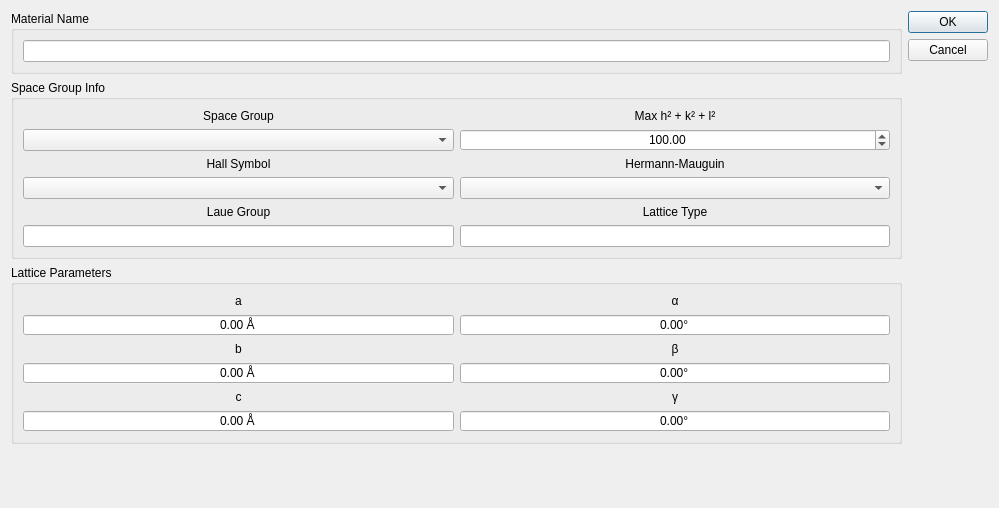
<?xml version="1.0" encoding="UTF-8"?>
<ui version="4.0">
 <class>Dialog</class>
 <widget class="QDialog" name="Dialog">
  <property name="geometry">
   <rect>
    <x>0</x>
    <y>0</y>
    <width>999</width>
    <height>508</height>
   </rect>
  </property>
  <property name="windowTitle">
   <string>Add Material</string>
  </property>
  <property name="styleSheet">
   <string notr="true">QDoubleSpinBox:disabled {background-color: LightGray;}
</string>
  </property>
  <layout class="QHBoxLayout" name="horizontalLayout_2">
   <item>
    <layout class="QVBoxLayout" name="verticalLayout">
     <item>
      <widget class="QGroupBox" name="material_name_group">
       <property name="title">
        <string>Material Name</string>
       </property>
       <layout class="QVBoxLayout" name="verticalLayout_2">
        <item>
         <widget class="QLineEdit" name="material_name"/>
        </item>
       </layout>
      </widget>
     </item>
     <item>
      <widget class="QGroupBox" name="space_group_info_group">
       <property name="font">
        <font>
         <weight>50</weight>
         <bold>false</bold>
        </font>
       </property>
       <property name="title">
        <string>Space Group Info</string>
       </property>
       <layout class="QGridLayout" name="gridLayout">
        <item row="4" column="1">
         <widget class="QComboBox" name="hermann_mauguin">
          <property name="enabled">
           <bool>true</bool>
          </property>
          <property name="styleSheet">
           <string notr="true">combobox-popup: 0;</string>
          </property>
          <property name="editable">
           <bool>false</bool>
          </property>
          <property name="maxVisibleItems">
           <number>5</number>
          </property>
         </widget>
        </item>
        <item row="5" column="0">
         <widget class="QLabel" name="label_6">
          <property name="font">
           <font>
            <weight>50</weight>
            <bold>false</bold>
           </font>
          </property>
          <property name="text">
           <string>Laue Group</string>
          </property>
          <property name="alignment">
           <set>Qt::AlignCenter</set>
          </property>
         </widget>
        </item>
        <item row="2" column="1">
         <widget class="QDoubleSpinBox" name="max_hkl">
          <property name="alignment">
           <set>Qt::AlignCenter</set>
          </property>
          <property name="maximum">
           <double>1000.000000000000000</double>
          </property>
          <property name="value">
           <double>100.000000000000000</double>
          </property>
         </widget>
        </item>
        <item row="3" column="0">
         <widget class="QLabel" name="label_5">
          <property name="font">
           <font>
            <weight>50</weight>
            <bold>false</bold>
           </font>
          </property>
          <property name="text">
           <string>Hall Symbol</string>
          </property>
          <property name="alignment">
           <set>Qt::AlignCenter</set>
          </property>
         </widget>
        </item>
        <item row="3" column="1">
         <widget class="QLabel" name="label_4">
          <property name="font">
           <font>
            <weight>50</weight>
            <bold>false</bold>
           </font>
          </property>
          <property name="text">
           <string>Hermann-Mauguin</string>
          </property>
          <property name="alignment">
           <set>Qt::AlignCenter</set>
          </property>
         </widget>
        </item>
        <item row="5" column="1">
         <widget class="QLabel" name="label_2">
          <property name="font">
           <font>
            <weight>50</weight>
            <bold>false</bold>
           </font>
          </property>
          <property name="text">
           <string>Lattice Type</string>
          </property>
          <property name="alignment">
           <set>Qt::AlignCenter</set>
          </property>
         </widget>
        </item>
        <item row="0" column="0">
         <widget class="QLabel" name="label">
          <property name="sizePolicy">
           <sizepolicy hsizetype="Expanding" vsizetype="Minimum">
            <horstretch>0</horstretch>
            <verstretch>0</verstretch>
           </sizepolicy>
          </property>
          <property name="font">
           <font>
            <weight>50</weight>
            <bold>false</bold>
           </font>
          </property>
          <property name="text">
           <string>Space Group</string>
          </property>
          <property name="alignment">
           <set>Qt::AlignCenter</set>
          </property>
         </widget>
        </item>
        <item row="6" column="0">
         <widget class="QLineEdit" name="laue_group">
          <property name="font">
           <font>
            <weight>50</weight>
            <bold>false</bold>
           </font>
          </property>
          <property name="alignment">
           <set>Qt::AlignCenter</set>
          </property>
          <property name="readOnly">
           <bool>true</bool>
          </property>
         </widget>
        </item>
        <item row="6" column="1">
         <widget class="QLineEdit" name="lattice_type">
          <property name="font">
           <font>
            <weight>50</weight>
            <bold>false</bold>
           </font>
          </property>
          <property name="alignment">
           <set>Qt::AlignCenter</set>
          </property>
          <property name="readOnly">
           <bool>true</bool>
          </property>
         </widget>
        </item>
        <item row="0" column="1">
         <widget class="QLabel" name="label_3">
          <property name="font">
           <font>
            <weight>50</weight>
            <bold>false</bold>
           </font>
          </property>
          <property name="text">
           <string>Max h² + k² + l²</string>
          </property>
          <property name="alignment">
           <set>Qt::AlignCenter</set>
          </property>
         </widget>
        </item>
        <item row="4" column="0">
         <widget class="QComboBox" name="hall_symbol">
          <property name="enabled">
           <bool>true</bool>
          </property>
          <property name="styleSheet">
           <string notr="true">combobox-popup: 0;</string>
          </property>
          <property name="editable">
           <bool>false</bool>
          </property>
          <property name="maxVisibleItems">
           <number>5</number>
          </property>
         </widget>
        </item>
        <item row="2" column="0">
         <widget class="QComboBox" name="space_group">
          <property name="enabled">
           <bool>true</bool>
          </property>
          <property name="styleSheet">
           <string notr="true">combobox-popup: 0;</string>
          </property>
          <property name="editable">
           <bool>false</bool>
          </property>
          <property name="maxVisibleItems">
           <number>5</number>
          </property>
         </widget>
        </item>
       </layout>
      </widget>
     </item>
     <item>
      <widget class="QGroupBox" name="lattice_parameters_group">
       <property name="font">
        <font>
         <weight>50</weight>
         <bold>false</bold>
        </font>
       </property>
       <property name="title">
        <string>Lattice Parameters</string>
       </property>
       <layout class="QGridLayout" name="gridLayout_2">
        <item row="2" column="3">
         <widget class="QLabel" name="label_11">
          <property name="font">
           <font>
            <weight>50</weight>
            <bold>false</bold>
           </font>
          </property>
          <property name="text">
           <string>b</string>
          </property>
          <property name="alignment">
           <set>Qt::AlignCenter</set>
          </property>
         </widget>
        </item>
        <item row="0" column="5">
         <widget class="QLabel" name="label_13">
          <property name="font">
           <font>
            <weight>50</weight>
            <bold>false</bold>
           </font>
          </property>
          <property name="text">
           <string>α</string>
          </property>
          <property name="alignment">
           <set>Qt::AlignCenter</set>
          </property>
         </widget>
        </item>
        <item row="0" column="3">
         <widget class="QLabel" name="label_10">
          <property name="font">
           <font>
            <weight>50</weight>
            <bold>false</bold>
           </font>
          </property>
          <property name="text">
           <string>a</string>
          </property>
          <property name="alignment">
           <set>Qt::AlignCenter</set>
          </property>
         </widget>
        </item>
        <item row="3" column="5">
         <widget class="QDoubleSpinBox" name="lattice_beta">
          <property name="alignment">
           <set>Qt::AlignCenter</set>
          </property>
          <property name="buttonSymbols">
           <enum>QAbstractSpinBox::NoButtons</enum>
          </property>
          <property name="suffix">
           <string>°</string>
          </property>
          <property name="maximum">
           <double>180.000000000000000</double>
          </property>
         </widget>
        </item>
        <item row="1" column="3">
         <widget class="QDoubleSpinBox" name="lattice_a">
          <property name="alignment">
           <set>Qt::AlignCenter</set>
          </property>
          <property name="buttonSymbols">
           <enum>QAbstractSpinBox::NoButtons</enum>
          </property>
          <property name="suffix">
           <string> Å</string>
          </property>
          <property name="maximum">
           <double>1000.000000000000000</double>
          </property>
         </widget>
        </item>
        <item row="4" column="3">
         <widget class="QLabel" name="label_12">
          <property name="font">
           <font>
            <weight>50</weight>
            <bold>false</bold>
           </font>
          </property>
          <property name="text">
           <string>c</string>
          </property>
          <property name="alignment">
           <set>Qt::AlignCenter</set>
          </property>
         </widget>
        </item>
        <item row="4" column="5">
         <widget class="QLabel" name="label_15">
          <property name="font">
           <font>
            <family>Lucida Grande</family>
            <weight>50</weight>
            <bold>false</bold>
           </font>
          </property>
          <property name="text">
           <string>γ</string>
          </property>
          <property name="alignment">
           <set>Qt::AlignCenter</set>
          </property>
         </widget>
        </item>
        <item row="1" column="5">
         <widget class="QDoubleSpinBox" name="lattice_alpha">
          <property name="alignment">
           <set>Qt::AlignCenter</set>
          </property>
          <property name="buttonSymbols">
           <enum>QAbstractSpinBox::NoButtons</enum>
          </property>
          <property name="suffix">
           <string>°</string>
          </property>
          <property name="maximum">
           <double>180.000000000000000</double>
          </property>
         </widget>
        </item>
        <item row="2" column="5">
         <widget class="QLabel" name="label_14">
          <property name="font">
           <font>
            <weight>50</weight>
            <bold>false</bold>
           </font>
          </property>
          <property name="text">
           <string>β</string>
          </property>
          <property name="alignment">
           <set>Qt::AlignCenter</set>
          </property>
         </widget>
        </item>
        <item row="3" column="3">
         <widget class="QDoubleSpinBox" name="lattice_b">
          <property name="autoFillBackground">
           <bool>true</bool>
          </property>
          <property name="alignment">
           <set>Qt::AlignCenter</set>
          </property>
          <property name="buttonSymbols">
           <enum>QAbstractSpinBox::NoButtons</enum>
          </property>
          <property name="suffix">
           <string> Å</string>
          </property>
          <property name="maximum">
           <double>1000.000000000000000</double>
          </property>
         </widget>
        </item>
        <item row="5" column="3">
         <widget class="QDoubleSpinBox" name="lattice_c">
          <property name="alignment">
           <set>Qt::AlignCenter</set>
          </property>
          <property name="buttonSymbols">
           <enum>QAbstractSpinBox::NoButtons</enum>
          </property>
          <property name="suffix">
           <string> Å</string>
          </property>
          <property name="maximum">
           <double>1000.000000000000000</double>
          </property>
         </widget>
        </item>
        <item row="5" column="5">
         <widget class="QDoubleSpinBox" name="lattice_gamma">
          <property name="alignment">
           <set>Qt::AlignCenter</set>
          </property>
          <property name="buttonSymbols">
           <enum>QAbstractSpinBox::NoButtons</enum>
          </property>
          <property name="suffix">
           <string>°</string>
          </property>
          <property name="maximum">
           <double>180.000000000000000</double>
          </property>
         </widget>
        </item>
       </layout>
      </widget>
     </item>
     <item>
      <spacer name="verticalSpacer">
       <property name="orientation">
        <enum>Qt::Vertical</enum>
       </property>
       <property name="sizeHint" stdset="0">
        <size>
         <width>20</width>
         <height>40</height>
        </size>
       </property>
      </spacer>
     </item>
    </layout>
   </item>
   <item>
    <widget class="QDialogButtonBox" name="buttonBox">
     <property name="orientation">
      <enum>Qt::Vertical</enum>
     </property>
     <property name="standardButtons">
      <set>QDialogButtonBox::Cancel|QDialogButtonBox::Ok</set>
     </property>
    </widget>
   </item>
  </layout>
 </widget>
 <resources/>
 <connections>
  <connection>
   <sender>buttonBox</sender>
   <signal>accepted()</signal>
   <receiver>Dialog</receiver>
   <slot>accept()</slot>
   <hints>
    <hint type="sourcelabel">
     <x>248</x>
     <y>254</y>
    </hint>
    <hint type="destinationlabel">
     <x>157</x>
     <y>274</y>
    </hint>
   </hints>
  </connection>
  <connection>
   <sender>buttonBox</sender>
   <signal>rejected()</signal>
   <receiver>Dialog</receiver>
   <slot>reject()</slot>
   <hints>
    <hint type="sourcelabel">
     <x>316</x>
     <y>260</y>
    </hint>
    <hint type="destinationlabel">
     <x>286</x>
     <y>274</y>
    </hint>
   </hints>
  </connection>
 </connections>
</ui>
